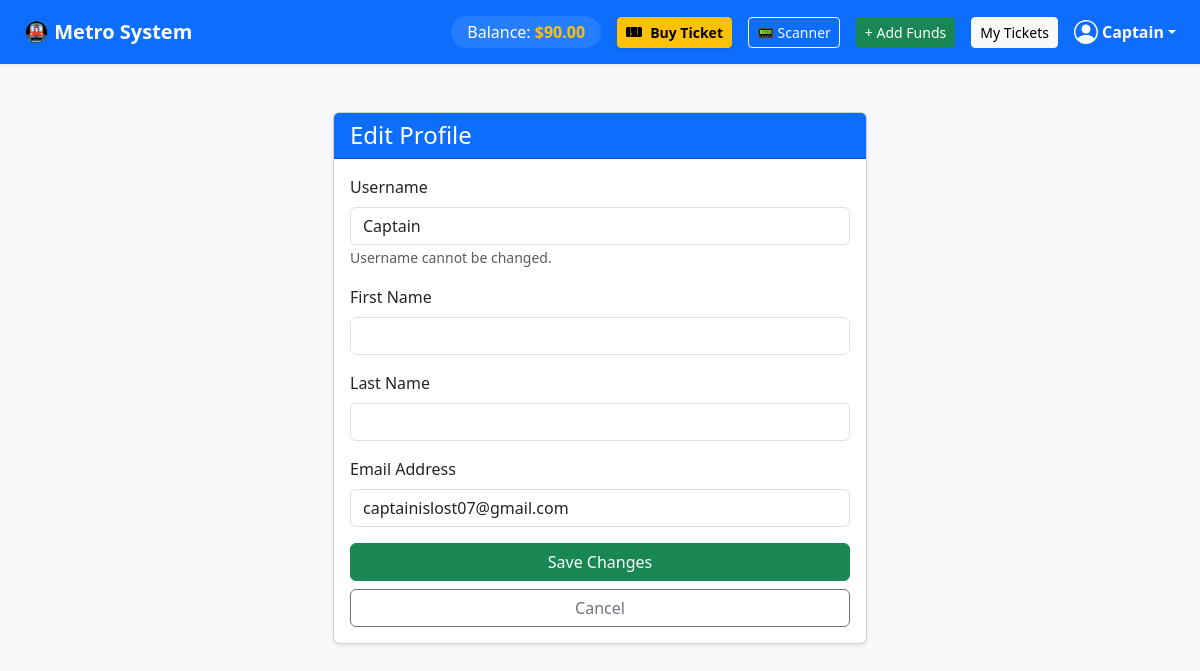
Page /profile/edit/ (signed in) on the committed database.
### core/models.py (models this page shows, shortened)
class User(AbstractUser):
    is_passenger = models.BooleanField(default=True)
    balance = models.DecimalField(max_digits=10, decimal_places=2, default=0.00)

### core/views.py (the view)
# urls.py: path('profile/edit/', views.edit_profile, name='edit_profile'),
@login_required
def edit_profile(request):
    if request.method == 'POST':
        form = EditProfileForm(request.POST, instance=request.user)
        if form.is_valid():
            form.save()
            messages.success(request, 'Your profile has been updated!')
            return redirect('home')
    else:
        form = EditProfileForm(instance=request.user)
    return render(request, 'core/edit_profile.html', {'form': form})

### core/forms.py
class EditProfileForm(forms.ModelForm):
    email = forms.EmailField(required=True, widget=forms.EmailInput(attrs={'class': 'form-control'}))
    first_name = forms.CharField(required=False, widget=forms.TextInput(attrs={'class': 'form-control'}))
    last_name = forms.CharField(required=False, widget=forms.TextInput(attrs={'class': 'form-control'}))
    class Meta:
        model = User
        fields = ['username', 'first_name', 'last_name', 'email']
        widgets = {
            'username': forms.TextInput(attrs={'class': 'form-control', 'readonly': 'readonly'}), # Make username read-only
        }

### core/templates/core/edit_profile.html (shortened to what this page needs)
{% extends 'core/base.html' %}
{% block content %}
<div class="container mt-5">
    <div class="row justify-content-center">
        <div class="col-md-6">
            <div class="card shadow-sm">
                <div class="card-header bg-primary text-white">
                    <h4 class="mb-0">Edit Profile</h4>
                </div>
                <div class="card-body">
                    <form method="POST">
                        <div class="mb-3">
                            <label class="form-label">Username</label>
                            {{ form.username }}
                            <small class="text-muted">Username cannot be changed.</small>
                        </div>
                        <div class="mb-3">
                            <label class="form-label">First Name</label>
                            {{ form.first_name }}
                        </div>
                        <div class="mb-3">
                            <label class="form-label">Last Name</label>
                            {{ form.last_name }}
                        </div>
                        <div class="mb-3">
                            <label class="form-label">Email Address</label>
                            {{ form.email }}
                        </div>
                        <div class="d-grid gap-2">
                            <button type="submit" class="btn btn-success">Save Changes</button>
                            <a href="{% url 'home' %}" class="btn btn-outline-secondary">Cancel</a>
                        </div>
                    </form>
                </div>
            </div>
        </div>
    </div>
</div>
{% endblock %}

### core/templates/core/base.html (shortened to what this page needs)
<!DOCTYPE html>
<html lang="en">
<head>
    <link href="https://cdn.jsdelivr.net/npm/bootstrap@5.3.0/dist/css/bootstrap.min.css" rel="stylesheet">
</head>
<body class="bg-light">
    <nav class="navbar navbar-expand-lg navbar-dark bg-primary mb-4 shadow-sm">
        <div class="container-fluid px-4"> <a class="navbar-brand fw-bold" href="/">🚇 Metro System</a>
            <div class="collapse navbar-collapse" id="navbarContent">
                <div class="ms-auto d-flex align-items-center gap-3 flex-wrap py-2">
                    {% if user.is_authenticated %}
                        <span class="navbar-text text-white bg-white bg-opacity-10 px-3 py-1 rounded-pill">
                            Balance: <strong class="text-warning">${{ user.balance }}</strong>
                        </span>
                        <a href="{% url 'buy_ticket' %}" class="btn btn-sm btn-warning d-flex align-items-center fw-bold btn-lift shadow-sm">
                            Buy Ticket
                        </a>
                        <a href="{% url 'scanner' %}" class="btn btn-sm btn-outline-light d-flex align-items-center">
                            📟 Scanner
                        </a>
                        <a href="{% url 'add_funds' %}" class="btn btn-sm btn-success d-flex align-items-center">
                            + Add Funds
                        </a>
                        <a href="{% url 'my_tickets' %}" class="btn btn-sm btn-light">
                            My Tickets
                        </a>
                        <div class="dropdown">
                            <a href="#" class="d-flex align-items-center text-white text-decoration-none dropdown-toggle" id="dropdownUser1" data-bs-toggle="dropdown" aria-expanded="false">
                                <strong>{{ user.username }}</strong>
                            </a>
                        </div>
                    {% else %}
                        <div class="d-flex gap-2">
                            <a href="{% url 'login' %}" class="btn btn-sm btn-light fw-bold">Login</a>
                            <a href="{% url 'register' %}" class="btn btn-sm btn-outline-light">Sign Up</a>
                        </div>
                    {% endif %}
                </div>
            </div>
        </div>
    </nav>
    <div class="container">
        {% block content %}
        {% endblock %}
    </div>
</body>
</html>

### rows in the picture
User: balance "90.00", username "Captain", email "captainislost07@gmail.com"
